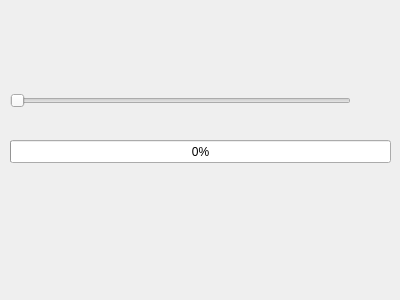
<?xml version="1.0" encoding="UTF-8"?>
<ui version="4.0">
 <class>Widget</class>
 <widget class="QWidget" name="Widget">
  <property name="geometry">
   <rect>
    <x>0</x>
    <y>0</y>
    <width>400</width>
    <height>300</height>
   </rect>
  </property>
  <property name="windowTitle">
   <string>Widget</string>
  </property>
  <widget class="QSlider" name="horizontalSlider">
   <property name="geometry">
    <rect>
     <x>10</x>
     <y>90</y>
     <width>341</width>
     <height>22</height>
    </rect>
   </property>
   <property name="minimum">
    <number>1</number>
   </property>
   <property name="maximum">
    <number>100</number>
   </property>
   <property name="orientation">
    <enum>Qt::Horizontal</enum>
   </property>
  </widget>
  <widget class="QProgressBar" name="progressBar">
   <property name="geometry">
    <rect>
     <x>10</x>
     <y>140</y>
     <width>381</width>
     <height>23</height>
    </rect>
   </property>
   <property name="minimum">
    <number>1</number>
   </property>
   <property name="value">
    <number>1</number>
   </property>
  </widget>
  <widget class="QLabel" name="label">
   <property name="geometry">
    <rect>
     <x>10</x>
     <y>200</y>
     <width>371</width>
     <height>81</height>
    </rect>
   </property>
   <property name="font">
    <font>
     <pointsize>16</pointsize>
    </font>
   </property>
   <property name="text">
    <string/>
   </property>
  </widget>
 </widget>
 <resources/>
 <connections/>
</ui>
